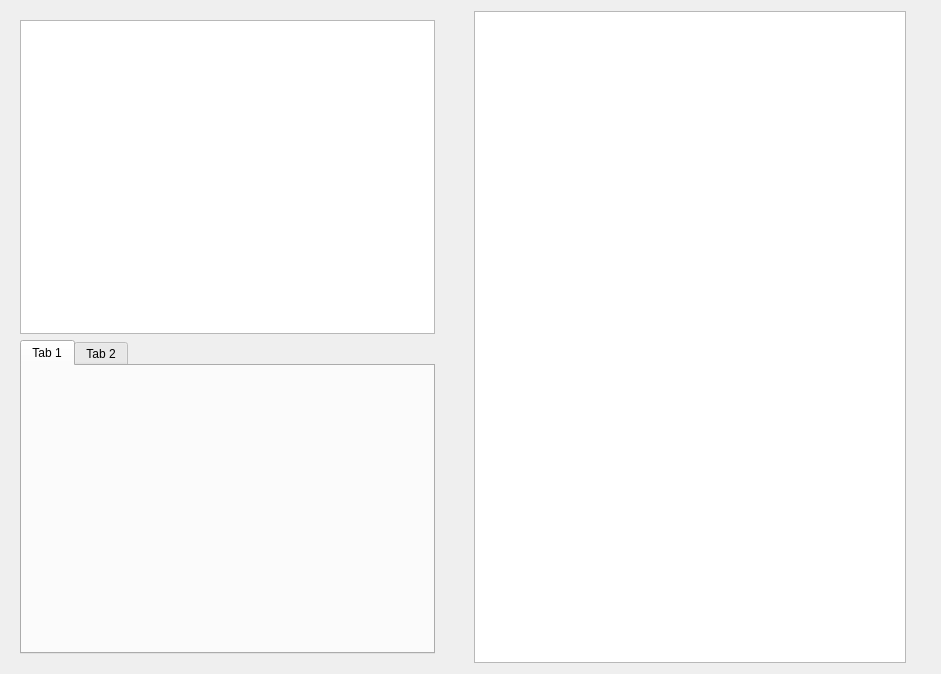
<?xml version="1.0" encoding="UTF-8"?>
<ui version="4.0">
 <class>CinematicsWidget</class>
 <widget class="QWidget" name="CinematicsWidget">
  <property name="geometry">
   <rect>
    <x>0</x>
    <y>0</y>
    <width>941</width>
    <height>674</height>
   </rect>
  </property>
  <layout class="QHBoxLayout" name="horizontalLayout">
   <item>
    <widget class="QWidget" name="verticalWidget" native="true">
     <layout class="QVBoxLayout" name="verticalLayout_4">
      <item>
       <widget class="MapsTreeView" name="mapListCinematics" native="true"/>
      </item>
      <item>
       <widget class="QTabWidget" name="tabWidget">
        <widget class="QWidget" name="objectsListCinematics">
         <attribute name="title">
          <string>Tab 1</string>
         </attribute>
        </widget>
        <widget class="QWidget" name="widget">
         <attribute name="title">
          <string>Tab 2</string>
         </attribute>
        </widget>
       </widget>
      </item>
     </layout>
    </widget>
   </item>
   <item>
    <widget class="QWidget" name="verticalWidget_2" native="true">
     <layout class="QVBoxLayout" name="verticalLayout_6"/>
    </widget>
   </item>
   <item>
    <widget class="QGraphicsView" name="graphicsView"/>
   </item>
   <item>
    <widget class="QWidget" name="horizontalWidget" native="true">
     <layout class="QHBoxLayout" name="horizontalLayout_2"/>
    </widget>
   </item>
  </layout>
 </widget>
 <customwidgets>
  <customwidget>
   <class>MapsTreeView</class>
   <extends>QTreeView</extends>
   <header>mapsTree.hpp</header>
  </customwidget>
 </customwidgets>
 <resources/>
 <connections/>
</ui>
